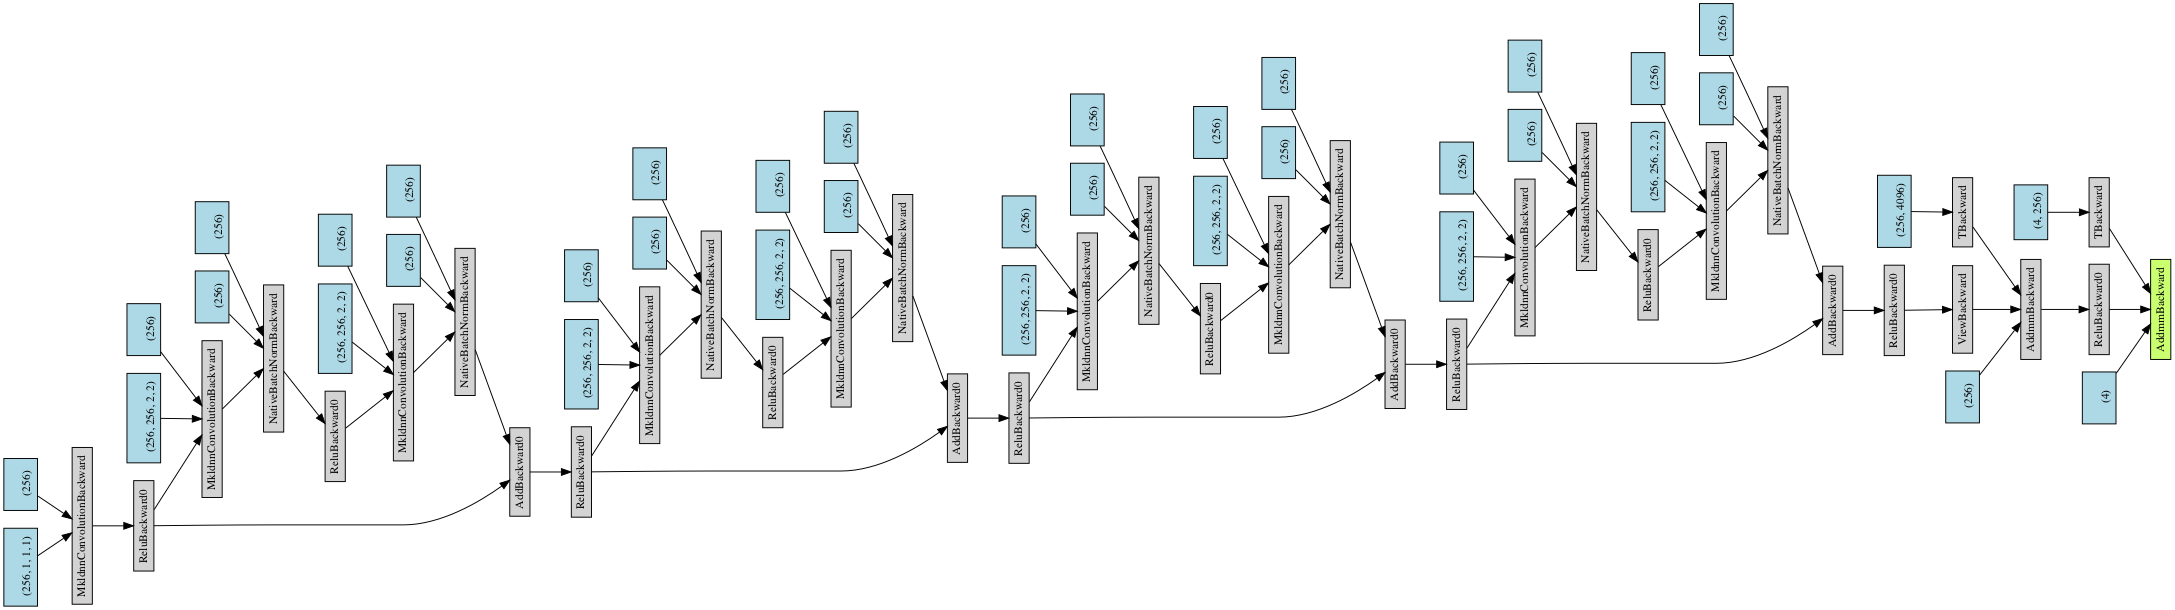

This figure's Python source:
import torch
import torch.nn as nn

class Flatten(nn.Module):
    def forward(self, input):
        return input.view(input.size(0), -1)

class ResidualBlock(torch.nn.Module):
    def __init__(self, channels):
        super(ResidualBlock, self).__init__()

        self.layers = []
        
        self.layers.append(nn.Conv2d(channels, channels, kernel_size=2, stride=1, padding=0))
        self.layers.append(nn.BatchNorm2d(channels))
        self.layers.append(nn.ReLU())
        self.layers.append(nn.Conv2d(channels, channels, kernel_size=2, stride=1, padding=1))
        self.layers.append(nn.BatchNorm2d(channels))
        
        torch.nn.init.xavier_uniform_(self.layers[0].weight)
        torch.nn.init.xavier_uniform_(self.layers[3].weight)

        self.model = nn.Sequential(*self.layers)
        self.activation = nn.ReLU()

    def forward(self, x):
        y = self.model(x) 
        return self.activation(y + x)

class Flatten(nn.Module):
    def forward(self, input):
        return input.view(input.size(0), -1)

class Model(torch.nn.Module):

    def __init__(self, input_shape, outputs_count, features_count = 256, n_blocks = 4, hidden_count = 256):
        super(Model, self).__init__()

        self.device = torch.device("cuda" if torch.cuda.is_available() else "cpu")
        
        self.input_shape    = input_shape
        self.outputs_count  = outputs_count 
        
        self.layers = []

        self.layers.append(nn.Conv2d(input_shape[0], features_count, kernel_size=1, stride=1, padding=0))
        self.layers.append(nn.ReLU())

        for n in range(n_blocks):
            self.layers.append(ResidualBlock(features_count))

        self.layers.append(Flatten())

        self.layers.append(nn.Linear(features_count*4*4, hidden_count))
        self.layers.append(nn.ReLU())
        self.layers.append(nn.Linear(hidden_count, outputs_count))

        for i in range(len(self.layers)):
            if hasattr(self.layers[i], "weight"):
                torch.nn.init.xavier_uniform_(self.layers[i].weight)

        self.model = nn.Sequential(*self.layers)
        self.model.to(self.device)

        print(self.model)
      
    def forward(self, state):
        return self.model(state)

    def save(self, path):
        name = path + "trained/model_dqn.pt"
        print("saving", name)

        torch.save(self.model.state_dict(), name)

    def load(self, path):
        name = path + "trained/model_dqn.pt"
        print("loading", name) 

        self.model.load_state_dict(torch.load(name, map_location = self.device))
        self.model.eval() 
     

if __name__ == "__main__":
    state_shape = (1, 4, 4)
    state = torch.randn((1, ) + state_shape)

    model = Model(state_shape, 4)

    y = model.forward(state)

    print(y)

    make_dot(y).render("model", format="png")
